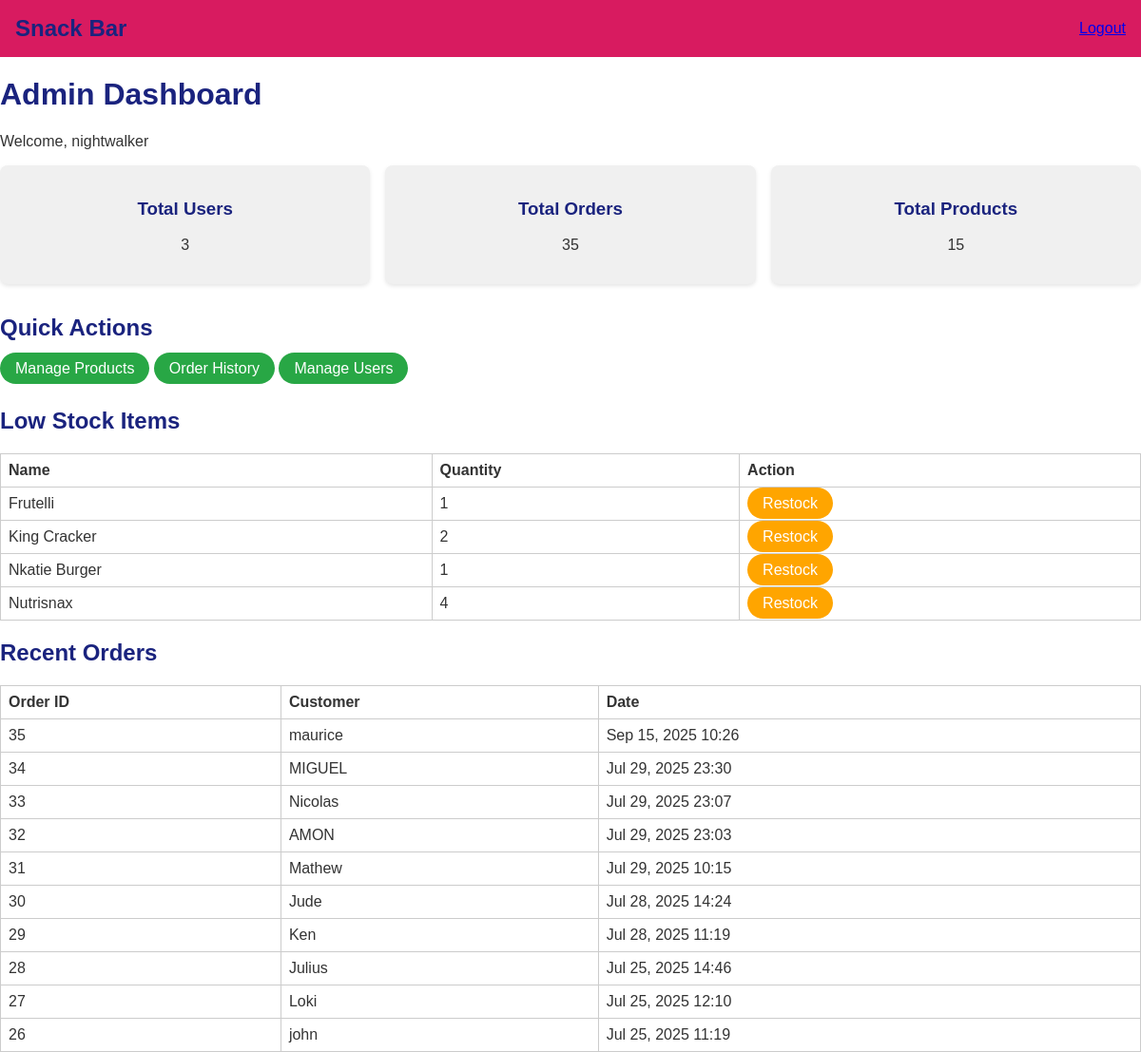
Page /admin-panel/ (signed in) on the committed database.
### main/models.py (models this page shows, shortened)
class MenuItem(models.Model):
    CATEGORY_CHOICES = [
        ('biscuits', 'Biscuits'),
        ('drinks', 'Drinks'),
    ]
    name = models.CharField(max_length=100)
    price = models.DecimalField(max_digits=6, decimal_places=2)
    description = models.TextField(blank=True)
    quantity = models.PositiveIntegerField(default=0)
    image = models.ImageField(upload_to='menu_images/')
    category = models.CharField(max_length=30, choices=CATEGORY_CHOICES, default='drinks')

class Order(models.Model):
    customer_name = models.CharField(max_length=100)
    created_at = models.DateTimeField(auto_now_add=True)

### main/views.py (the view)
# urls.py: path('admin-panel/', views.admin_dashboard, name='admin_dashboard'),
@login_required(login_url='login')
@user_passes_test(is_admin_user)
def admin_dashboard(request):
    total_orders = Order.objects.count()
    total_users = User.objects.count()
    total_products = MenuItem.objects.count()
    low_stock_items = MenuItem.objects.filter(quantity__lt=5)
    recent_orders = Order.objects.order_by('-created_at')[:10]
    context = {
        'total_orders': total_orders,
        'total_users': total_users,
        'total_products': total_products,
        'low_stock_items': low_stock_items,
        'recent_orders': recent_orders,
    }
    return render(request, 'main/admin_dashboard.html', context)

### main/views.py (called while the page is built)
def is_admin_user(user):
    return user.is_staff or user.is_superuser

### main/templates/main/admin_dashboard.html (shortened to what this page needs)
{% load static %}
<!DOCTYPE html>
<html lang="en">
<head>
<link rel="stylesheet" type="text/css" href="{% static 'main/css/style.css' %}">
</head>
<body>
    <nav>
        <h1>Snack Bar</h1>
        <ul>
           {% if user.is_authenticated and user.is_staff %}
             <a href="{% url 'logout' %}">Logout</a>
           {% endif %}
        </ul>
    </nav>
    <main>
            <div class="admin-header">
              <h1>Admin Dashboard</h1>
              <p>Welcome, {{ request.user.username }}</p>
            </div>
            <div class="stats" style="display: flex; gap: 1rem; margin-bottom: 2rem;">
              <div class="card">
                <h3>Total Users</h3>
                <p>{{ total_users }}</p>
              </div>
              <div class="card">
                <h3>Total Orders</h3>
                <p>{{ total_orders }}</p>
              </div>
              <div class="card">
                <h3>Total Products</h3>
                <p>{{ total_products }}</p>
              </div>
            </div>
            <h2>Quick Actions</h2>
            <div class="actions" style="margin-bottom: 2rem;">
              <a href="{% url 'product_list' %}" style="padding: 0.5rem 1rem; background-color: #28a745; color: white; text-decoration: none; border-radius: 20px;" class="btn btn-info">Manage Products</a>
              <a href="{% url 'order_history' %}" style="padding: 0.5rem 1rem; background-color: #28a745; color: white; text-decoration: none; border-radius: 20px;">Order History</a>
              <a href="{% url 'user_list' %}" style="padding: 0.5rem 1rem; background-color: #28a745; color: white; text-decoration: none; border-radius: 20px;">Manage Users</a>
            </div>
            <h2>Low Stock Items</h2>
            <table>
              <tr><th>Name</th><th>Quantity</th><th>Action</th></tr>
              {% for item in low_stock_items %}
                <tr>
                  <td>{{ item.name }}</td>
                  <td>{{ item.quantity }}</td>
                  <td>
                    <a href="{% url 'restock_product' item.id %}" style="padding: 0.5rem 1rem; background-color: orange; color: white; text-decoration: none; border-radius: 20px;" class="btn btn-warning btn-sm">Restock</a>
                  </td>
                </tr>
              {% empty %}
                <tr><td colspan="3">All items sufficiently stocked.</td></tr>
              {% endfor %}
            </table>
            <h2>Recent Orders</h2>
            <table>
              <tr><th>Order ID</th><th>Customer</th><th>Date</th></tr>
              {% for order in recent_orders %}
                <tr>
                  <td>{{ order.id }}</td>
                  <td>{{ order.customer_name }}</td>
                  <td>{{ order.created_at|date:"M d, Y H:i" }}</td>
                </tr>
              {% empty %}
                <tr><td colspan="3">No recent orders found.</td></tr>
              {% endfor %}
            </table>
    </main>
</body>
</html>

### main/static/main/style.css (style rules this page uses)
body { font-family: Arial, sans-serif; margin: 0; padding: 0; background-color: #ffffff; color: #333333; }
nav { background-color: #d81b60; color: white; padding: 1rem; display: flex; justify-content: space-between; align-items: center; }
nav h1 { margin: 0; font-weight: bold; }
nav ul { list-style: none; display: flex; gap: 1rem; margin: 0; padding: 0; }
h1, h2, h3 { color: #1a237e; }
.card { background-color: #f0f0f0; padding: 1rem; border-radius: 8px; flex: 1; text-align: center; box-shadow: 0 2px 4px rgba(0,0,0,0.1); }
table { width: 100%; border-collapse: collapse; margin-top: 1rem; }
table, th, td { border: 1px solid #ccc; }
th, td { padding: 0.5rem; text-align: left; }

### rows in the picture
MenuItem: name "Frutelli", quantity "1"
MenuItem: name "King Cracker", quantity "2"
MenuItem: name "Nkatie Burger", quantity "1"
MenuItem: name "Nutrisnax", quantity "4"
Order: id "35", customer_name "maurice", created_at "Sep 15, 2025 10:26"
Order: id "34", customer_name "MIGUEL", created_at "Jul 29, 2025 23:30"
Order: id "33", customer_name "Nicolas", created_at "Jul 29, 2025 23:07"
Order: id "32", customer_name "AMON", created_at "Jul 29, 2025 23:03"
Order: id "31", customer_name "Mathew", created_at "Jul 29, 2025 10:15"
Order: id "30", customer_name "Jude", created_at "Jul 28, 2025 14:24"
Order: id "29", customer_name "Ken", created_at "Jul 28, 2025 11:19"
Order: id "28", customer_name "Julius", created_at "Jul 25, 2025 14:46"
Order: id "27", customer_name "Loki", created_at "Jul 25, 2025 12:10"
Order: id "26", customer_name "john", created_at "Jul 25, 2025 11:19"

### other values in the picture
{{ request.user.username }} "nightwalker"
{{ total_users }} "3"
{{ total_orders }} "35"
{{ total_products }} "15"
